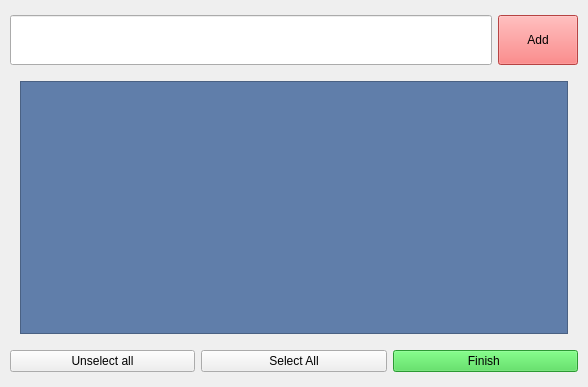
<?xml version="1.0" encoding="UTF-8"?>
<ui version="4.0">
 <class>MainWindow</class>
 <widget class="QMainWindow" name="MainWindow">
  <property name="geometry">
   <rect>
    <x>0</x>
    <y>0</y>
    <width>588</width>
    <height>387</height>
   </rect>
  </property>
  <property name="windowTitle">
   <string>MainWindow</string>
  </property>
  <widget class="QWidget" name="centralwidget">
   <property name="minimumSize">
    <size>
     <width>300</width>
     <height>200</height>
    </size>
   </property>
   <layout class="QVBoxLayout" name="verticalLayout">
    <property name="leftMargin">
     <number>10</number>
    </property>
    <property name="topMargin">
     <number>15</number>
    </property>
    <property name="rightMargin">
     <number>10</number>
    </property>
    <property name="bottomMargin">
     <number>15</number>
    </property>
    <item>
     <layout class="QHBoxLayout" name="horizontalLayout_2">
      <item>
       <widget class="QLineEdit" name="lineEdit">
        <property name="enabled">
         <bool>true</bool>
        </property>
        <property name="minimumSize">
         <size>
          <width>0</width>
          <height>50</height>
         </size>
        </property>
        <property name="font">
         <font>
          <pointsize>16</pointsize>
         </font>
        </property>
        <property name="styleSheet">
         <string notr="true">lineEdit{
height:50
}</string>
        </property>
        <property name="text">
         <string/>
        </property>
       </widget>
      </item>
      <item>
       <widget class="QPushButton" name="add_button">
        <property name="minimumSize">
         <size>
          <width>0</width>
          <height>50</height>
         </size>
        </property>
        <property name="styleSheet">
         <string notr="true">QPushButton{
	font: 75 11pt &quot;MS Shell Dlg 2&quot;;
	background-color: rgb(255, 94, 94);
}</string>
        </property>
        <property name="text">
         <string>Add</string>
        </property>
       </widget>
      </item>
     </layout>
    </item>
    <item>
     <widget class="QListWidget" name="todo_listWidget">
      <property name="minimumSize">
       <size>
        <width>500</width>
        <height>200</height>
       </size>
      </property>
      <property name="styleSheet">
       <string notr="true">QWidget{
	font: 75 12pt &quot;MS Shell Dlg 2&quot;;
	background-color: rgb(253, 255, 203);
}
QListWidget{
background-color:#607EAA;
margin:10%;
margin-right:10%;rgb(255, 255, 190)
font: 12pt &quot;Comic Sans MS&quot;;
}
QPushButton{
background-color:#607EAA;
margin-left:10%;
margin-right:10%;
font:14pt;
}</string>
      </property>
     </widget>
    </item>
    <item>
     <layout class="QHBoxLayout" name="horizontalLayout">
      <item>
       <widget class="QPushButton" name="unselect_button">
        <property name="styleSheet">
         <string notr="true">QPushButton{
	font: 75 11pt &quot;MS Shell Dlg 2&quot;;
}</string>
        </property>
        <property name="text">
         <string>Unselect all</string>
        </property>
       </widget>
      </item>
      <item>
       <widget class="QPushButton" name="select_button">
        <property name="styleSheet">
         <string notr="true">QPushButton{
	font: 75 11pt &quot;MS Shell Dlg 2&quot;;
}</string>
        </property>
        <property name="text">
         <string>Select All</string>
        </property>
       </widget>
      </item>
      <item>
       <widget class="QPushButton" name="finish_button">
        <property name="styleSheet">
         <string notr="true">QPushButton{
	font: 75 11pt &quot;MS Shell Dlg 2&quot;;
background-color : rgb(62, 215, 72)
}</string>
        </property>
        <property name="text">
         <string>Finish </string>
        </property>
       </widget>
      </item>
     </layout>
    </item>
   </layout>
  </widget>
 </widget>
 <resources/>
 <connections/>
</ui>
